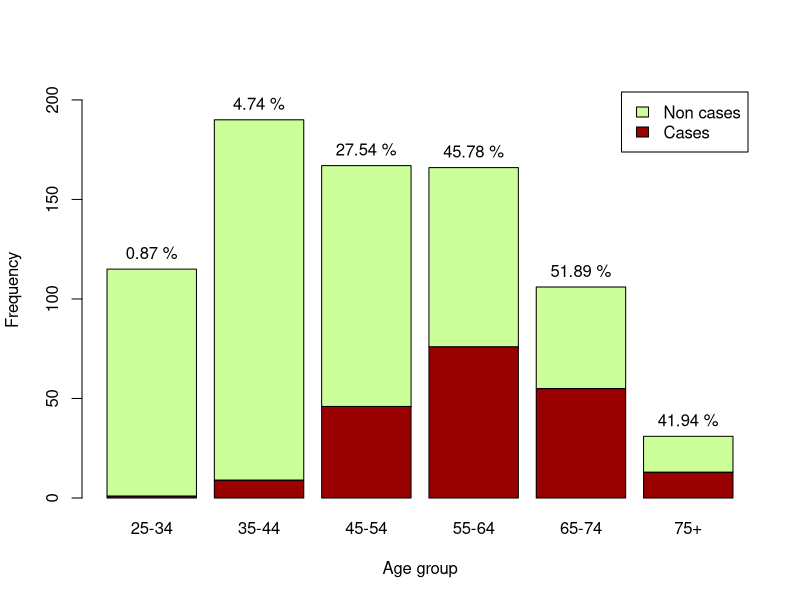
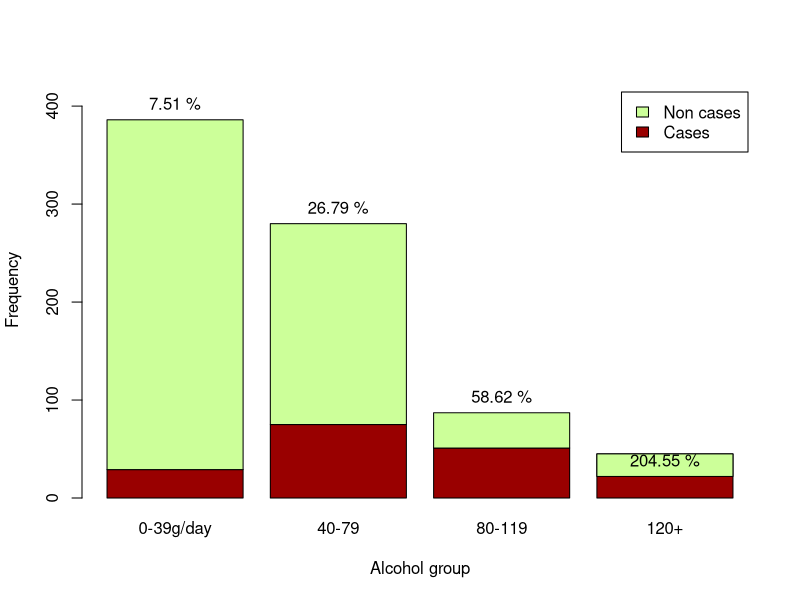
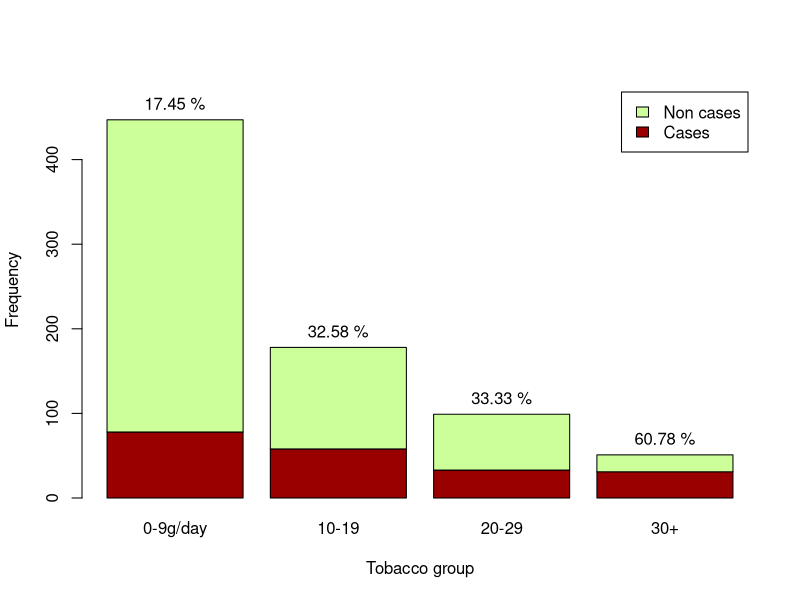
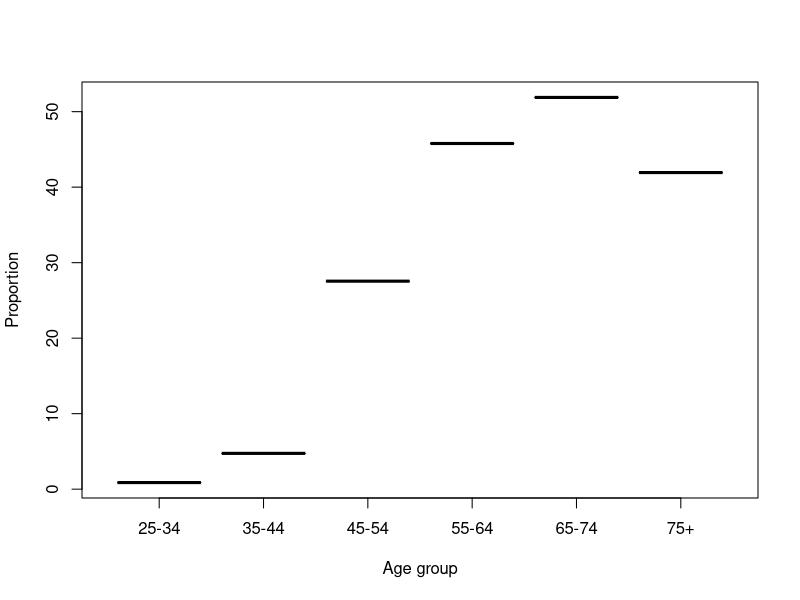
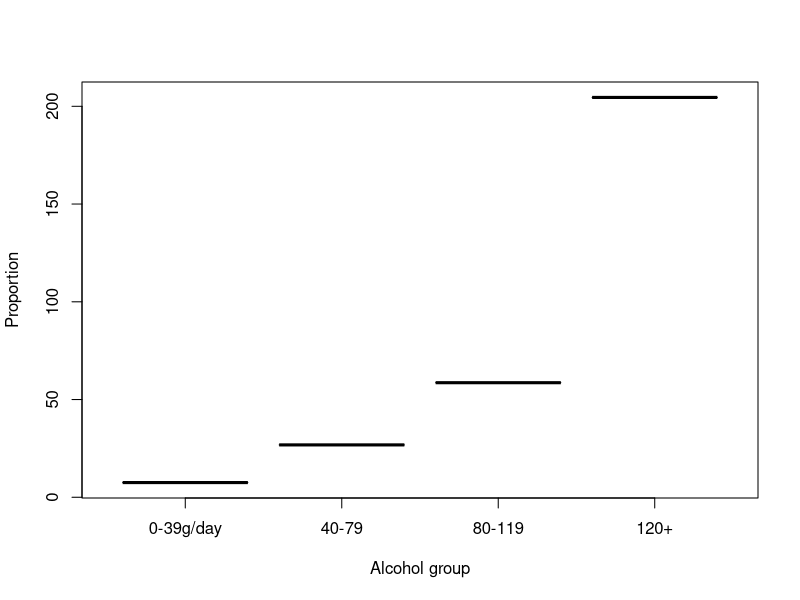
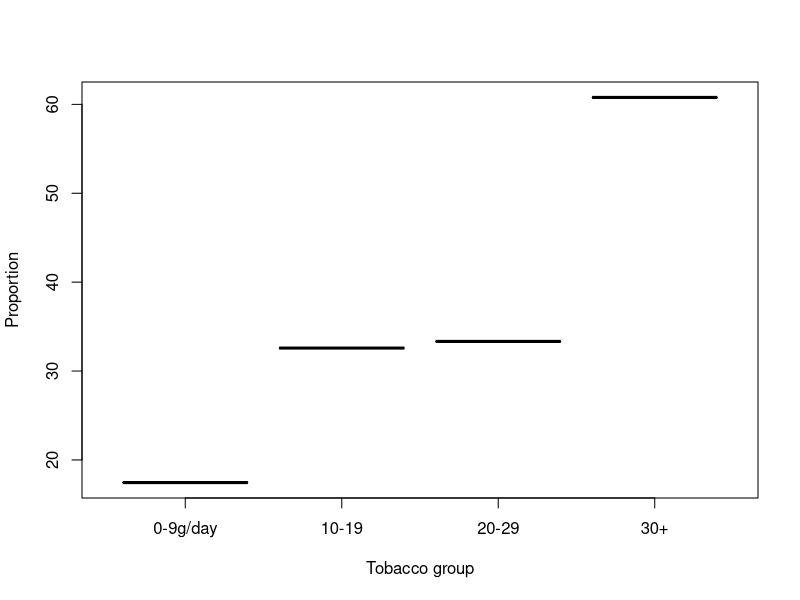
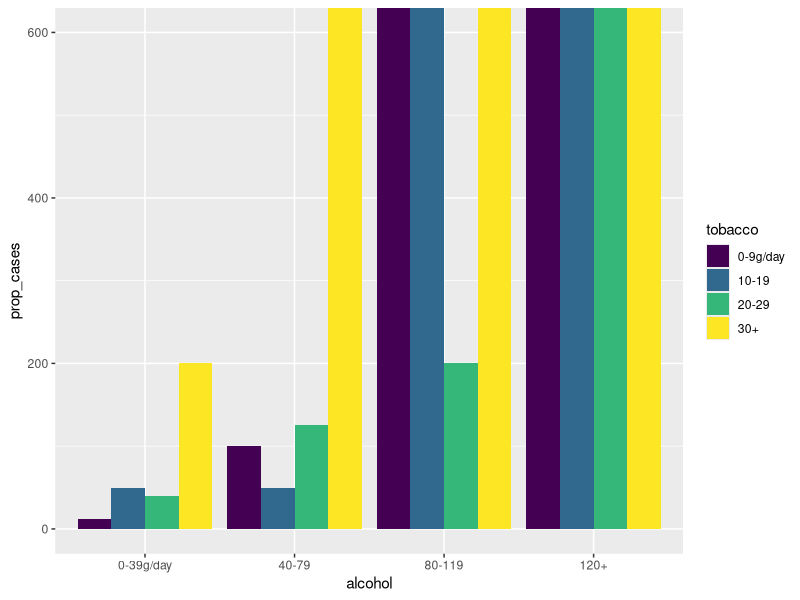
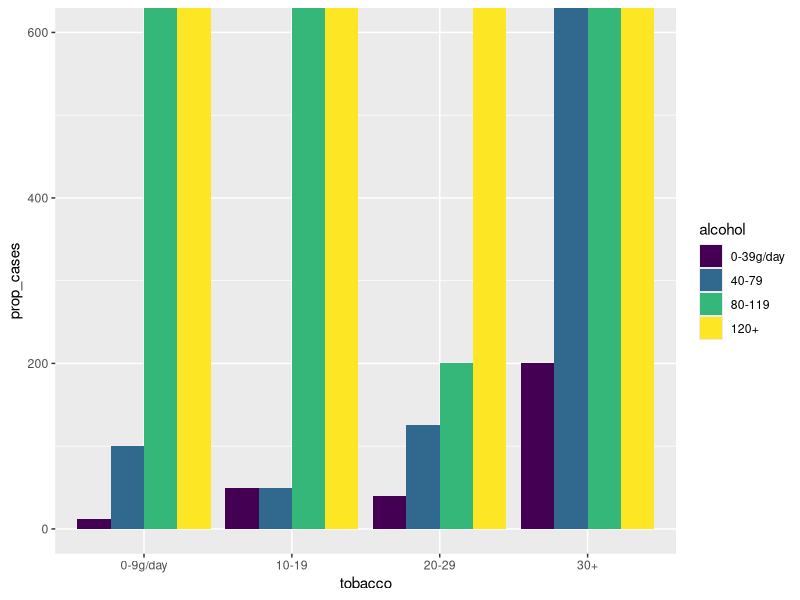

Write the R code that produced these figures, in order.
## ---- chunk 1
knitr::opts_chunk$set(echo = TRUE)
## ---- chunk 2
head(esoph, 8)
cat("Number of combinations: ", dim(esoph)[1], "\nNumber of persons checked: ",
    sum(esoph$ncontrols))
## ---- chunk 3
summary(esoph)
## ---- chunk 4
str(esoph)
## ---- chunk 5
cases = tapply(esoph$ncases, esoph$agegp, sum)
controls = tapply(esoph$ncontrols, esoph$agegp, sum)

non_cases = controls - cases
percentages = cases / controls * 100

ylim <- c(0, 1.1*max(controls))
plot <- barplot(rbind(cases, non_cases), ylim=ylim, legend=c("Cases", "Non cases"),
                col=c("#990000", "#CCFF99"), xlab="Age group", ylab="Frequency")
text(x=plot, y=controls, label=paste(round(percentages, 2), "%"), pos=3)
## ---- chunk 6
cases = tapply(esoph$ncases, esoph$alcgp, sum)
controls = tapply(esoph$ncontrols, esoph$alcgp, sum)

non_cases = controls - cases
percentages = cases / controls * 100

ylim <- c(0, 1.1*max(controls))
plot <- barplot(rbind(cases, non_cases), ylim=ylim, legend=c("Cases", "Non cases"),
                col=c("#990000", "#CCFF99"), xlab="Alcohol group", ylab="Frequency")
text(x=plot, y=controls, label=paste(round(percentages, 2), "%"), pos=3)
## ---- chunk 7
cases = tapply(esoph$ncases, esoph$tobgp, sum)
controls = tapply(esoph$ncontrols, esoph$tobgp, sum)

non_cases = controls - cases
percentages = cases / controls * 100

ylim <- c(0, 1.1*max(controls))
plot <- barplot(rbind(cases, non_cases), ylim=ylim, legend=c("Cases", "Non cases"),
                col=c("#990000", "#CCFF99"), xlab="Tobacco group", ylab="Frequency")
text(x=plot, y=controls, label=paste(round(percentages, 2), "%"), pos=3)
## ---- chunk 8
total_prop = tapply(esoph$ncases, esoph$agegp, sum) / tapply(esoph$ncontrols, esoph$agegp, sum) * 100

plot(unique(esoph$agegp), total_prop, xlab="Age group", ylab="Proportion")
## ---- chunk 9
total_prop_alc = tapply(esoph$ncases, esoph$alcgp, sum) / tapply(esoph$ncontrols, esoph$alcgp, sum) * 100

plot(unique(esoph$alcgp), total_prop_alc, xlab="Alcohol group", ylab="Proportion")
## ---- chunk 10
total_prop_tob = tapply(esoph$ncases, esoph$tobgp, sum) / tapply(esoph$ncontrols, esoph$tobgp, sum) * 100

plot(unique(esoph$tobgp), total_prop_tob, xlab="Tobacco group", ylab="Proportion")
## ---- chunk 11
tobacco <- xtabs(cbind(ncases, ncontrols) ~ tobgp, data=esoph)
tobacco
summary(tobacco)
## ---- chunk 12
age <- esoph$agegp
alcohol <- esoph$alcgp
tobacco <- esoph$tobgp
prop_cases <- esoph$ncases / esoph$ncontrols * 100
esoph_prop <- data.frame(age, alcohol, tobacco, prop_cases)

summary(esoph_prop$prop_cases)
## ---- chunk 13
library(ggplot2)
ggplot(esoph_prop, aes(alcohol, prop_cases, fill=tobacco)) + geom_bar(stat="identity", position="dodge")
## ---- chunk 14
library(ggplot2)
ggplot(esoph_prop, aes(tobacco, prop_cases, fill=alcohol)) + geom_bar(stat="identity", position="dodge")
## ---- chunk 15
# Proportion of cases by age
qplot(age, prop_cases, data=esoph_prop)

# Proportion of cases by age according to alcohol and tobacco consumption
qplot(age, prop_cases, colour=alcohol, data=esoph_prop)
qplot(age, prop_cases, colour=tobacco, data=esoph_prop)

# Proportion of cases by alcohol and tobacco consumption according to age
qplot(age, alcohol, colour=prop_cases, data=esoph_prop)
qplot(age, tobacco, colour=prop_cases, data=esoph_prop)
## ---- chunk 16
# see http://analyticsdataexploration.com/deviance-and-aic-for-logistic-regression-in-r/
model1 <- glm(cbind(ncases, ncontrols) ~ agegp + tobgp + alcgp, data=esoph, family=binomial())
model2 <- glm(cbind(ncases, ncontrols) ~ agegp + tobgp * alcgp, data=esoph, family=binomial())
summary(model1)
summary(model2)
## ---- chunk 17
table(esoph$agegp, esoph$alcgp)
## ---- chunk 18
tapply(esoph$ncases, list(esoph$agegp, esoph$alcgp), mean)
